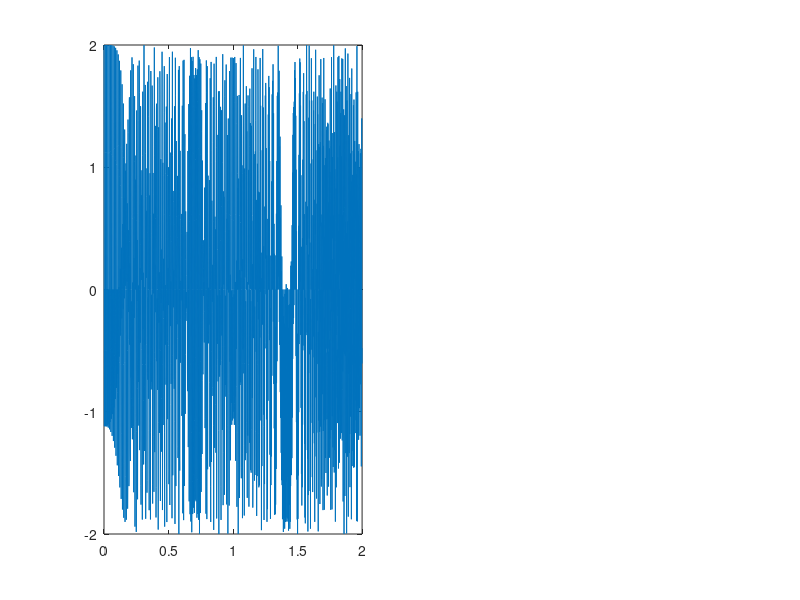

MATLAB code for this plot: (Note: this script raises an error after producing the figure.)
% An example of spectrogram analysis for a quadratic chirp 
% pulse; adapted from Matlab example set.
%
% Calculation time: seconds.
%
% ilya.kuprov@weizmann.ac.il

function pulse_analysis()

% Quadratic chirp superposition
fs=1000; t=0:1/fs:2-1/fs;
y=chirp(t,100,1,200,'quadratic')+...
  chirp(t,200,1,100,'quadratic');

% Do the plotting
figure(); subplot(1,2,1); plot(t,y); kgrid;
kxlabel('time, seconds'); kylabel('amplitude, a.u.');
subplot(1,2,2); scale_figure([1.75 0.75]);
spectrogram(y,100,80,100,fs,'yaxis','MinThreshold',-50);
kxlabel('time, seconds'); kylabel('frequency, Hz');

end

